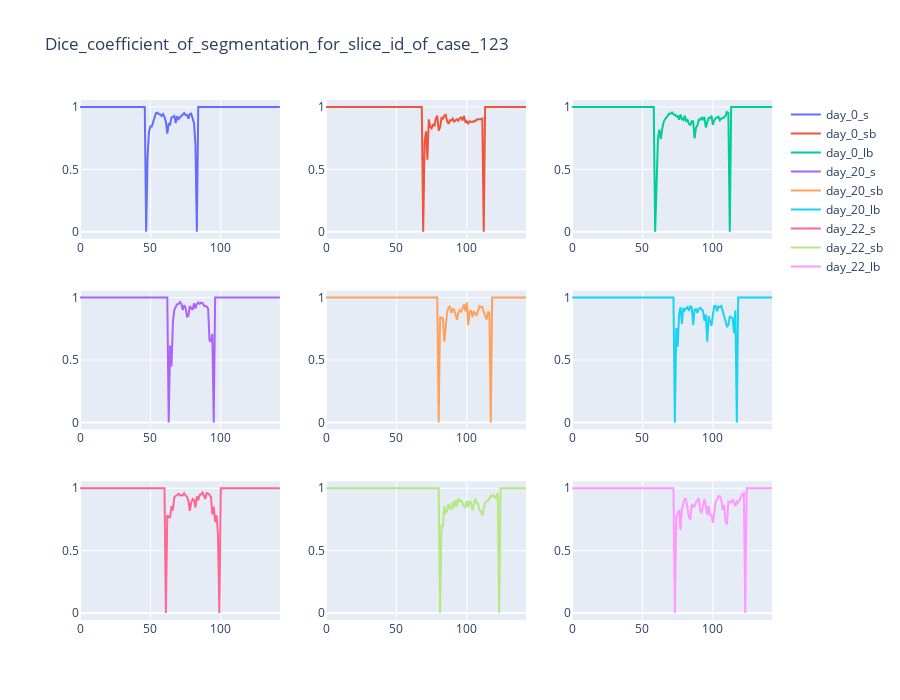

Notebook source saved alongside this figure:
### Code cell
show_dice_coefficient(c_id=0)

### Figure 1 — Plotly figure (JSON) as saved in the notebook; plotly's stock layout.template omitted (floating-point values rounded to 4 significant figures; data arrays with more than 128 entries replaced by an {"elided": "..."} marker saying what was removed)
{"data": [{"mode": "lines", "name": "day_0_s", "type": "scatter", "x": {"elided": "143 int values"}, "xaxis": "x", "y": {"elided": "143 float values"}, "yaxis": "y"}, {"mode": "lines", "name": "day_0_sb", "type": "scatter", "x": {"elided": "143 int values"}, "xaxis": "x2", "y": {"elided": "143 float values"}, "yaxis": "y2"}, {"mode": "lines", "name": "day_0_lb", "type": "scatter", "x": {"elided": "143 int values"}, "xaxis": "x3", "y": {"elided": "143 float values"}, "yaxis": "y3"}, {"mode": "lines", "name": "day_20_s", "type": "scatter", "x": {"elided": "143 int values"}, "xaxis": "x4", "y": {"elided": "143 float values"}, "yaxis": "y4"}, {"mode": "lines", "name": "day_20_sb", "type": "scatter", "x": {"elided": "143 int values"}, "xaxis": "x5", "y": {"elided": "143 float values"}, "yaxis": "y5"}, {"mode": "lines", "name": "day_20_lb", "type": "scatter", "x": {"elided": "143 int values"}, "xaxis": "x6", "y": {"elided": "143 float values"}, "yaxis": "y6"}, {"mode": "lines", "name": "day_22_s", "type": "scatter", "x": {"elided": "143 int values"}, "xaxis": "x7", "y": {"elided": "143 float values"}, "yaxis": "y7"}, {"mode": "lines", "name": "day_22_sb", "type": "scatter", "x": {"elided": "143 int values"}, "xaxis": "x8", "y": {"elided": "143 float values"}, "yaxis": "y8"}, {"mode": "lines", "name": "day_22_lb", "type": "scatter", "x": {"elided": "143 int values"}, "xaxis": "x9", "y": {"elided": "143 float values"}, "yaxis": "y9"}], "layout": {"height": 700, "title": {"text": "Dice_coefficient_of_segmentation_for_slice_id_of_case_123"}, "width": 900, "xaxis": {"anchor": "y", "domain": [0, 0.2889]}, "xaxis2": {"anchor": "y2", "domain": [0.3556, 0.6444]}, "xaxis3": {"anchor": "y3", "domain": [0.7111, 1]}, "xaxis4": {"anchor": "y4", "domain": [0, 0.2889]}, "xaxis5": {"anchor": "y5", "domain": [0.3556, 0.6444]}, "xaxis6": {"anchor": "y6", "domain": [0.7111, 1]}, "xaxis7": {"anchor": "y7", "domain": [0, 0.2889]}, "xaxis8": {"anchor": "y8", "domain": [0.3556, 0.6444]}, "xaxis9": {"anchor": "y9", "domain": [0.7111, 1]}, "yaxis": {"anchor": "x", "domain": [0.7333, 1]}, "yaxis2": {"anchor": "x2", "domain": [0.7333, 1]}, "yaxis3": {"anchor": "x3", "domain": [0.7333, 1]}, "yaxis4": {"anchor": "x4", "domain": [0.3667, 0.6333]}, "yaxis5": {"anchor": "x5", "domain": [0.3667, 0.6333]}, "yaxis6": {"anchor": "x6", "domain": [0.3667, 0.6333]}, "yaxis7": {"anchor": "x7", "domain": [0, 0.2667]}, "yaxis8": {"anchor": "x8", "domain": [0, 0.2667]}, "yaxis9": {"anchor": "x9", "domain": [0, 0.2667]}}}
